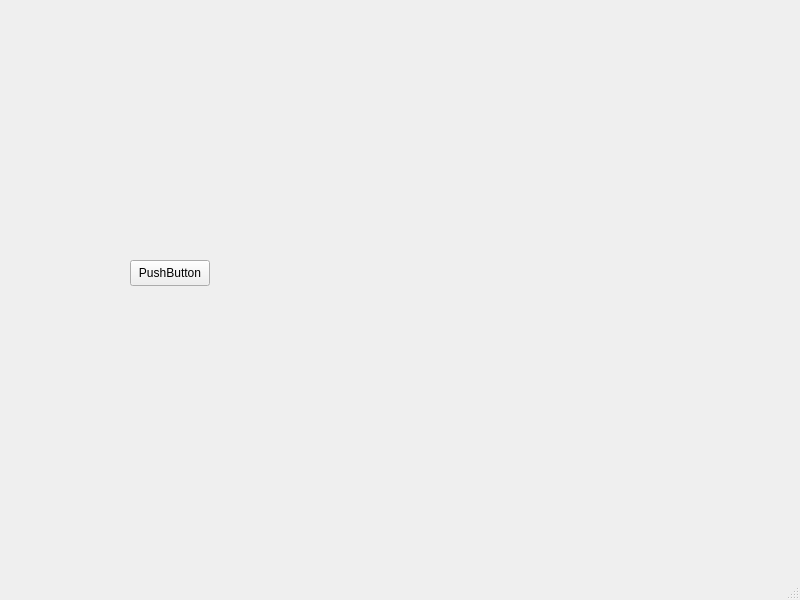
<?xml version="1.0" encoding="UTF-8"?>
<ui version="4.0">
 <class>MainWindow</class>
 <widget class="QMainWindow" name="MainWindow">
  <property name="geometry">
   <rect>
    <x>0</x>
    <y>0</y>
    <width>800</width>
    <height>600</height>
   </rect>
  </property>
  <property name="windowTitle">
   <string>MainWindow</string>
  </property>
  <widget class="QWidget" name="centralwidget">
   <widget class="QPushButton" name="pushButton">
    <property name="geometry">
     <rect>
      <x>130</x>
      <y>260</y>
      <width>80</width>
      <height>26</height>
     </rect>
    </property>
    <property name="text">
     <string>PushButton</string>
    </property>
   </widget>
  </widget>
  <widget class="QMenuBar" name="menubar">
   <property name="geometry">
    <rect>
     <x>0</x>
     <y>0</y>
     <width>800</width>
     <height>24</height>
    </rect>
   </property>
  </widget>
  <widget class="QStatusBar" name="statusbar"/>
 </widget>
 <resources/>
 <connections/>
</ui>
